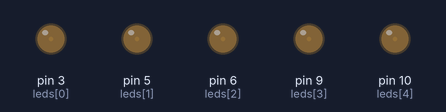
Bench run of a sketch on a simulated Arduino Uno, built with avr-gcc and run on an emulated ATmega328P. Shown: output pins drawn as LEDs (lit = HIGH).

Above: at 0.05 s.
At 1.15 s:
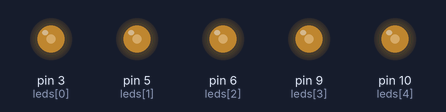
At 2.3 s:
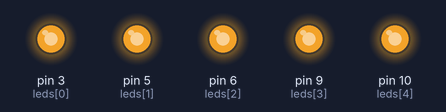
At 3.45 s:
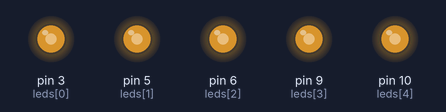
At 4.6 s:
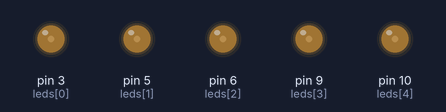
Timing chart, 0 to 6.7 s (numbered marks = the images above):
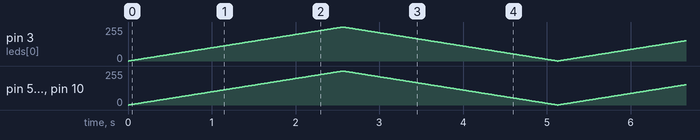

The sketch:

Ex_4_2_1.ino
```cpp
/*

  예제 4.2.1
  LED 밝기 조절에 대한 예제의 1번 응용문제 코드입니다

*/
const int leds[5] = {3, 5, 6, 9, 10};
int brightness = 0;
boolean switcher = 0;

void setup()
{
  //analogWrite 핀은 별도 설정 불필요
}

void loop()
{
  for(int i = 0; i < sizeof(leds)/sizeof(int); i++)
  {
    analogWrite(leds[i], brightness);
  }

  if(brightness == 0)switcher = 1;
  else if(brightness == 255)switcher = 0;

  brightness = switcher? brightness+1 : brightness-1;

  delay(10);
}
```
